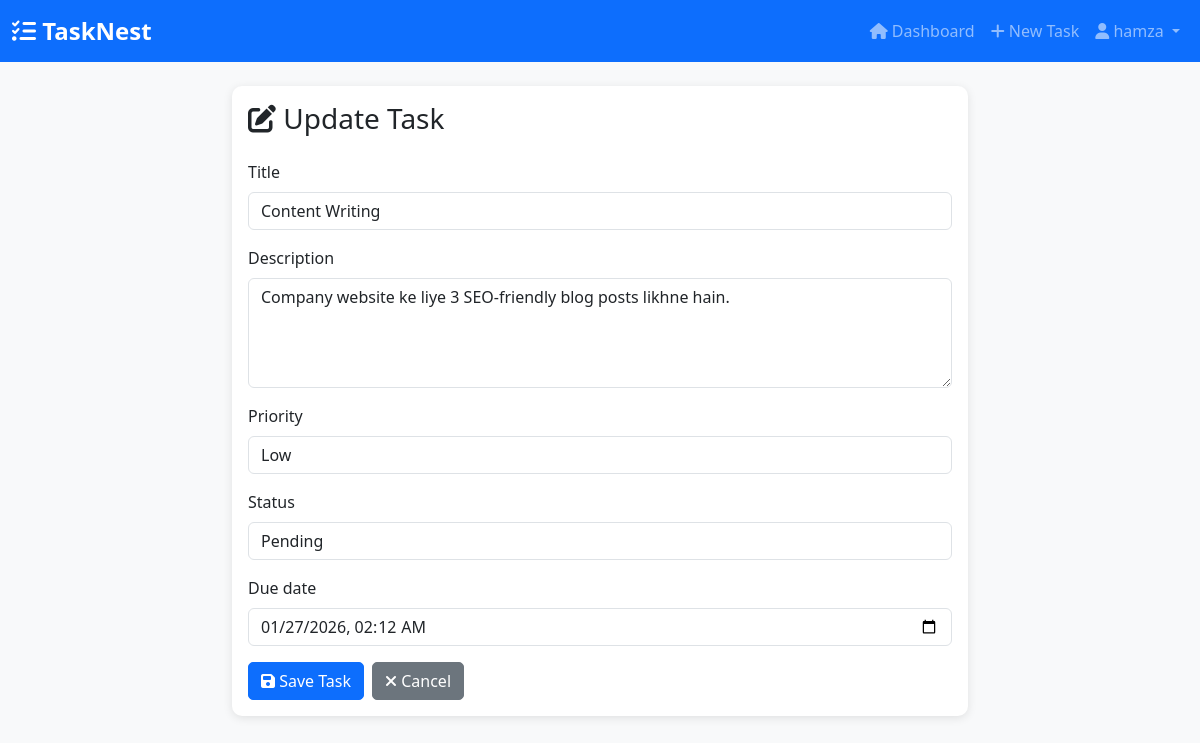
Page /task/6/update/ (signed in) on the committed database.
### tasks/models.py (models this page shows, shortened)
class Task(models.Model):
    PRIORITY_CHOICES = [
        ('low', 'Low'),
        ('medium', 'Medium'),
        ('high', 'High'),
    ]
    STATUS_CHOICES = [
        ('pending', 'Pending'),
        ('in_progress', 'In Progress'),
        ('completed', 'Completed'),
    ]
    user = models.ForeignKey(User, on_delete=models.CASCADE, related_name='tasks')
    title = models.CharField(max_length=200)
    description = models.TextField(blank=True)
    priority = models.CharField(max_length=10, choices=PRIORITY_CHOICES, default='medium')
    status = models.CharField(max_length=15, choices=STATUS_CHOICES, default='pending')
    due_date = models.DateTimeField(null=True, blank=True)
    created_at = models.DateTimeField(auto_now_add=True)
    updated_at = models.DateTimeField(auto_now=True)
    completed_at = models.DateTimeField(null=True, blank=True)
    class Meta:
        ordering = ['-created_at']

### tasks/views.py (the view)
# urls.py: path('task/<int:pk>/update/', views.task_update_view, name='task_update'),
@login_required
def task_update_view(request, pk):
    task = get_object_or_404(Task, pk=pk, user=request.user)
    if request.method == 'POST':
        form = TaskForm(request.POST, instance=task)
        if form.is_valid():
            form.save()
            messages.success(request, 'Task updated successfully!')
            return redirect('tasks:dashboard')
    else:
        form = TaskForm(instance=task)
    return render(request, 'tasks/task_form.html', {'form': form, 'action': 'Update', 'task': task})

### tasks/forms.py
class TaskForm(forms.ModelForm):
    class Meta:
        model = Task
        fields = ['title', 'description', 'priority', 'status', 'due_date']
        widgets = {
            'title': forms.TextInput(attrs={
                'class': 'form-control',
                'placeholder': 'Enter task title'
            }),
            'description': forms.Textarea(attrs={
                'class': 'form-control',
                'placeholder': 'Enter task description',
                'rows': 4
            }),
            'priority': forms.Select(attrs={'class': 'form-control'}),
            'status': forms.Select(attrs={'class': 'form-control'}),
            'due_date': forms.DateTimeInput(attrs={
                'class': 'form-control',
                'type': 'datetime-local'
            }),
        }

### tasks/templates/tasks/task_form.html (shortened to what this page needs)
{% extends 'tasks/base.html' %}
{% block content %}
<div class="row justify-content-center">
    <div class="col-md-8">
        <div class="card">
            <div class="card-body">
                <h3 class="card-title mb-4">
                    <i class="fas fa-{% if action == 'Create' %}plus{% else %}edit{% endif %}"></i>
                    {{ action }} Task
                </h3>
                <form method="post">
                    {% for field in form %}
                    <div class="mb-3">
                        <label for="{{ field.id_for_label }}" class="form-label">
                            {{ field.label }}
                        </label>
                        {{ field }}
                    </div>
                    {% endfor %}
                    <div class="d-flex gap-2">
                        <button type="submit" class="btn btn-primary">
                            <i class="fas fa-save"></i> Save Task
                        </button>
                        <a href="{% url 'tasks:dashboard' %}" class="btn btn-secondary">
                            <i class="fas fa-times"></i> Cancel
                        </a>
                    </div>
                </form>
            </div>
        </div>
    </div>
</div>
{% endblock %}

### tasks/templates/tasks/base.html (shortened to what this page needs)
<!DOCTYPE html>
<html lang="en">
<head>
    <link href="https://cdn.jsdelivr.net/npm/bootstrap@5.3.0/dist/css/bootstrap.min.css" rel="stylesheet">
    <link rel="stylesheet" href="https://cdnjs.cloudflare.com/ajax/libs/font-awesome/6.4.0/css/all.min.css">
    {% load static %}
    <link rel="stylesheet" href="{% static 'tasks/css/style.css' %}">
</head>
<body>
    {% if user.is_authenticated %}
    <nav class="navbar navbar-expand-lg navbar-dark bg-primary">
        <div class="container-fluid">
            <a class="navbar-brand" href="{% url 'tasks:dashboard' %}">
                <i class="fas fa-tasks"></i> TaskNest
            </a>
            <div class="collapse navbar-collapse" id="navbarNav">
                <ul class="navbar-nav ms-auto">
                    <li class="nav-item">
                        <a class="nav-link" href="{% url 'tasks:dashboard' %}">
                            <i class="fas fa-home"></i> Dashboard
                        </a>
                    </li>
                    <li class="nav-item">
                        <a class="nav-link" href="{% url 'tasks:task_create' %}">
                            <i class="fas fa-plus"></i> New Task
                        </a>
                    </li>
                    <li class="nav-item dropdown">
                        <a class="nav-link dropdown-toggle" href="#" id="navbarDropdown" role="button" data-bs-toggle="dropdown">
                            <i class="fas fa-user"></i> {{ user.username }}
                        </a>
                    </li>
                </ul>
            </div>
        </div>
    </nav>
    {% endif %}
    <main class="container mt-4">
        {% block content %}{% endblock %}
    </main>
</body>
</html>

### tasks/static/tasks/css/style.css (style rules this page uses)
body { background-color: #f8f9fa; font-family: 'Segoe UI', Tahoma, Geneva, Verdana, sans-serif; }
.navbar-brand { font-weight: bold; font-size: 1.5rem; }
.card { border: none; border-radius: 10px; box-shadow: 0 2px 10px rgba(0,0,0,0.1); }
.btn { border-radius: 5px; }

### rows in the picture
Task: form "Content Writing" "Company website ke liye 3 SEO-friendly blog posts likhne hain." "Low" "Pending" "01/27/2026 02:12"

### other values in the picture
{{ user.username }} "hamza"
{{ action }} "Update"
{{ field.label }} "Title" "Description" "Priority" "Status" "Due date"
